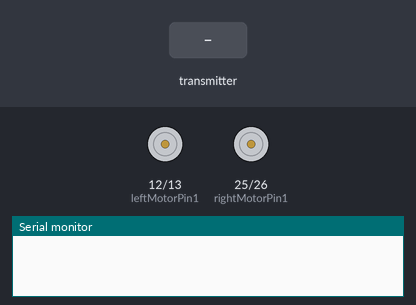
This sketch was run on a simulated ESP32. Parts: motor-driver pin pairs drawn as motors (green arrow = first pin HIGH = forward, orange = second pin HIGH = backward, longer = more drive, scaled by the enable pin), the last lines printed to the serial monitor. The test bench sets the inputs (shaded band).

Above: at 1.2 s.
1.3 s: the transmitter starts sending joystickXValue = 0
At 2.1 s:
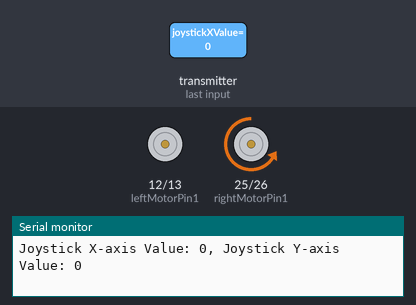
3.3 s: the transmitter starts sending joystickYValue = 1024
At 4.5 s:
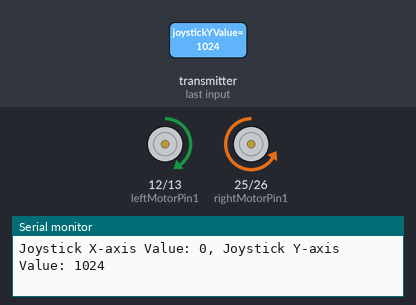
4.8 s: the transmitter starts sending joystickXValue = 2048
At 5.6 s:
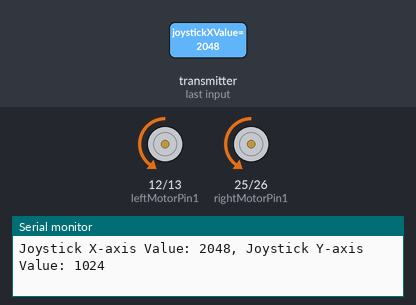
6.3 s: the transmitter starts sending joystickYValue = 0
At 6.8 s:
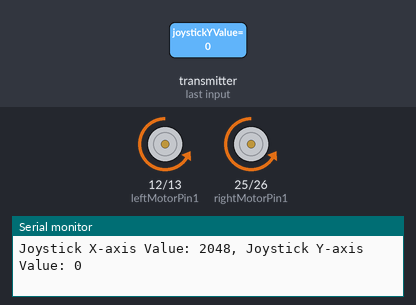
7.8 s: the transmitter starts sending joystickXValue = 1024
At 9.0 s:
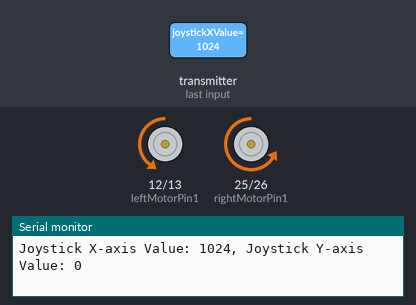
9.3 s: the transmitter starts sending joystickYValue = 2048
At 10.2 s:
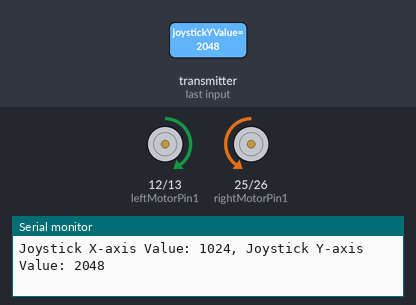
Timing chart, 0 to 11.8 s (numbered marks = the images above; inputs shaded):
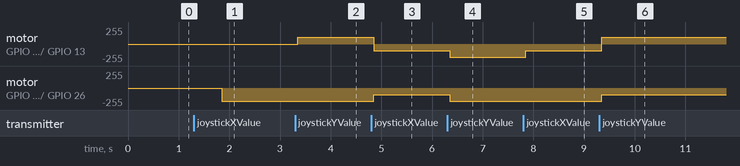

The sketch:

Serv.ino
```cpp
#include <esp_now.h>
#include <WiFi.h>

// Define a data structure
typedef struct struct_message {
  int joystickXValue;
  int joystickYValue;
} struct_message;

// Create a structured object
struct_message myData;

// Motor control pins
int enableRightMotor = 32;
int rightMotorPin1 = 25;
int rightMotorPin2 = 26;
int enableLeftMotor = 33;
int leftMotorPin1 = 12;
int leftMotorPin2 = 13;

// Maximum motor speed
const int MAX_MOTOR_SPEED = 200;

// PWM settings
const int PWMFreq = 1000;
const int PWMResolution = 8;
const int rightMotorPWMSpeedChannel = 4;
const int leftMotorPWMSpeedChannel = 5;

// Signal timeout
#define SIGNAL_TIMEOUT 1000
unsigned long lastRecvTime = 0;

// Callback function executed when data is received
void OnDataRecv(const uint8_t *mac, const uint8_t *incomingData, int len) {
  memcpy(&myData, incomingData, sizeof(myData));

  // Print received values
  Serial.print("Joystick X-axis Value: ");
  Serial.print(myData.joystickXValue);
  Serial.print(", Joystick Y-axis Value: ");
  Serial.println(myData.joystickYValue);

  // Motor control based on joystick values
  int throttle = map(myData.joystickYValue, 0, 4096, -MAX_MOTOR_SPEED, MAX_MOTOR_SPEED);
  int steering = map(myData.joystickXValue, 0, 4096, -MAX_MOTOR_SPEED, MAX_MOTOR_SPEED);

  int rightMotorSpeed = throttle + steering;
  int leftMotorSpeed = throttle - steering;

  rightMotorSpeed = constrain(rightMotorSpeed, -MAX_MOTOR_SPEED, MAX_MOTOR_SPEED);
  leftMotorSpeed = constrain(leftMotorSpeed, -MAX_MOTOR_SPEED, MAX_MOTOR_SPEED);

  rotateMotor(rightMotorSpeed, leftMotorSpeed);

  // Reset signal timeout
  lastRecvTime = millis();
}

void setUpPinModes() {
  pinMode(enableRightMotor, OUTPUT);
  pinMode(rightMotorPin1, OUTPUT);
  pinMode(rightMotorPin2, OUTPUT);
  pinMode(enableLeftMotor, OUTPUT);
  pinMode(leftMotorPin1, OUTPUT);
  pinMode(leftMotorPin2, OUTPUT);

  // Set up PWM for motor speed
  ledcSetup(rightMotorPWMSpeedChannel, PWMFreq, PWMResolution);
  ledcSetup(leftMotorPWMSpeedChannel, PWMFreq, PWMResolution);
  ledcAttachPin(enableRightMotor, rightMotorPWMSpeedChannel);
  ledcAttachPin(enableLeftMotor, leftMotorPWMSpeedChannel);

  rotateMotor(0, 0);
}

void setup() {
  // Set up Serial Monitor
  Serial.begin(115200);

  // Set ESP32 as a Wi-Fi Station
  WiFi.mode(WIFI_STA);

  // Initialize ESP-NOW
  if (esp_now_init() != ESP_OK) {
    Serial.println("Error initializing ESP-NOW");
    return;
  }

  // Register callback function
  esp_now_register_recv_cb(OnDataRecv);

  // Set up motor control pins
  setUpPinModes();
}

void loop() {
  // Check signal timeout
  unsigned long now = millis();
  if (now - lastRecvTime > SIGNAL_TIMEOUT) {
    rotateMotor(0, 0);
  }
}

void rotateMotor(int rightMotorSpeed, int leftMotorSpeed) {
  // Motor control logic
  if (rightMotorSpeed < 0) {
    digitalWrite(rightMotorPin1, LOW);
    digitalWrite(rightMotorPin2, HIGH);
  } else if (rightMotorSpeed > 0) {
    digitalWrite(rightMotorPin1, HIGH);
    digitalWrite(rightMotorPin2, LOW);
  } else {
    digitalWrite(rightMotorPin1, LOW);
    digitalWrite(rightMotorPin2, LOW);
  }

  if (leftMotorSpeed < 0) {
    digitalWrite(leftMotorPin1, LOW);
    digitalWrite(leftMotorPin2, HIGH);
  } else if (leftMotorSpeed > 0) {
    digitalWrite(leftMotorPin1, HIGH);
    digitalWrite(leftMotorPin2, LOW);
  } else {
    digitalWrite(leftMotorPin1, LOW);
    digitalWrite(leftMotorPin2, LOW);
  }

  ledcWrite(rightMotorPWMSpeedChannel, abs(rightMotorSpeed));
  ledcWrite(leftMotorPWMSpeedChannel, abs(leftMotorSpeed));
}
```

Measured:
- after the input at 1.3 s, motor on GPIO 25 (rightMotorPin1) / GPIO 26 (rightMotorPin2): stopped → backward 199/255 after 0.55 s
- after the input at 3.3 s, motor on GPIO 12 (leftMotorPin1) / GPIO 13 (leftMotorPin2): stopped → forward 100/255 after 0.05 s
- after the input at 4.8 s, motor on GPIO 12 (leftMotorPin1) / GPIO 13 (leftMotorPin2): forward 100/255 → backward 100/255 after 0.05 s; motor on GPIO 25 (rightMotorPin1) / GPIO 26 (rightMotorPin2): backward 199/255 → backward 100/255 after 0.05 s
- after the input at 6.3 s, motor on GPIO 12 (leftMotorPin1) / GPIO 13 (leftMotorPin2), motor on GPIO 25 (rightMotorPin1) / GPIO 26 (rightMotorPin2): backward 100/255 → backward 199/255 after 0.05 s
- after the input at 7.8 s, motor on GPIO 12 (leftMotorPin1) / GPIO 13 (leftMotorPin2): backward 199/255 → backward 100/255 after 0.05 s
- after the input at 9.3 s, motor on GPIO 12 (leftMotorPin1) / GPIO 13 (leftMotorPin2): backward 100/255 → forward 100/255 after 0.05 s; motor on GPIO 25 (rightMotorPin1) / GPIO 26 (rightMotorPin2): backward 199/255 → backward 100/255 after 0.05 s
